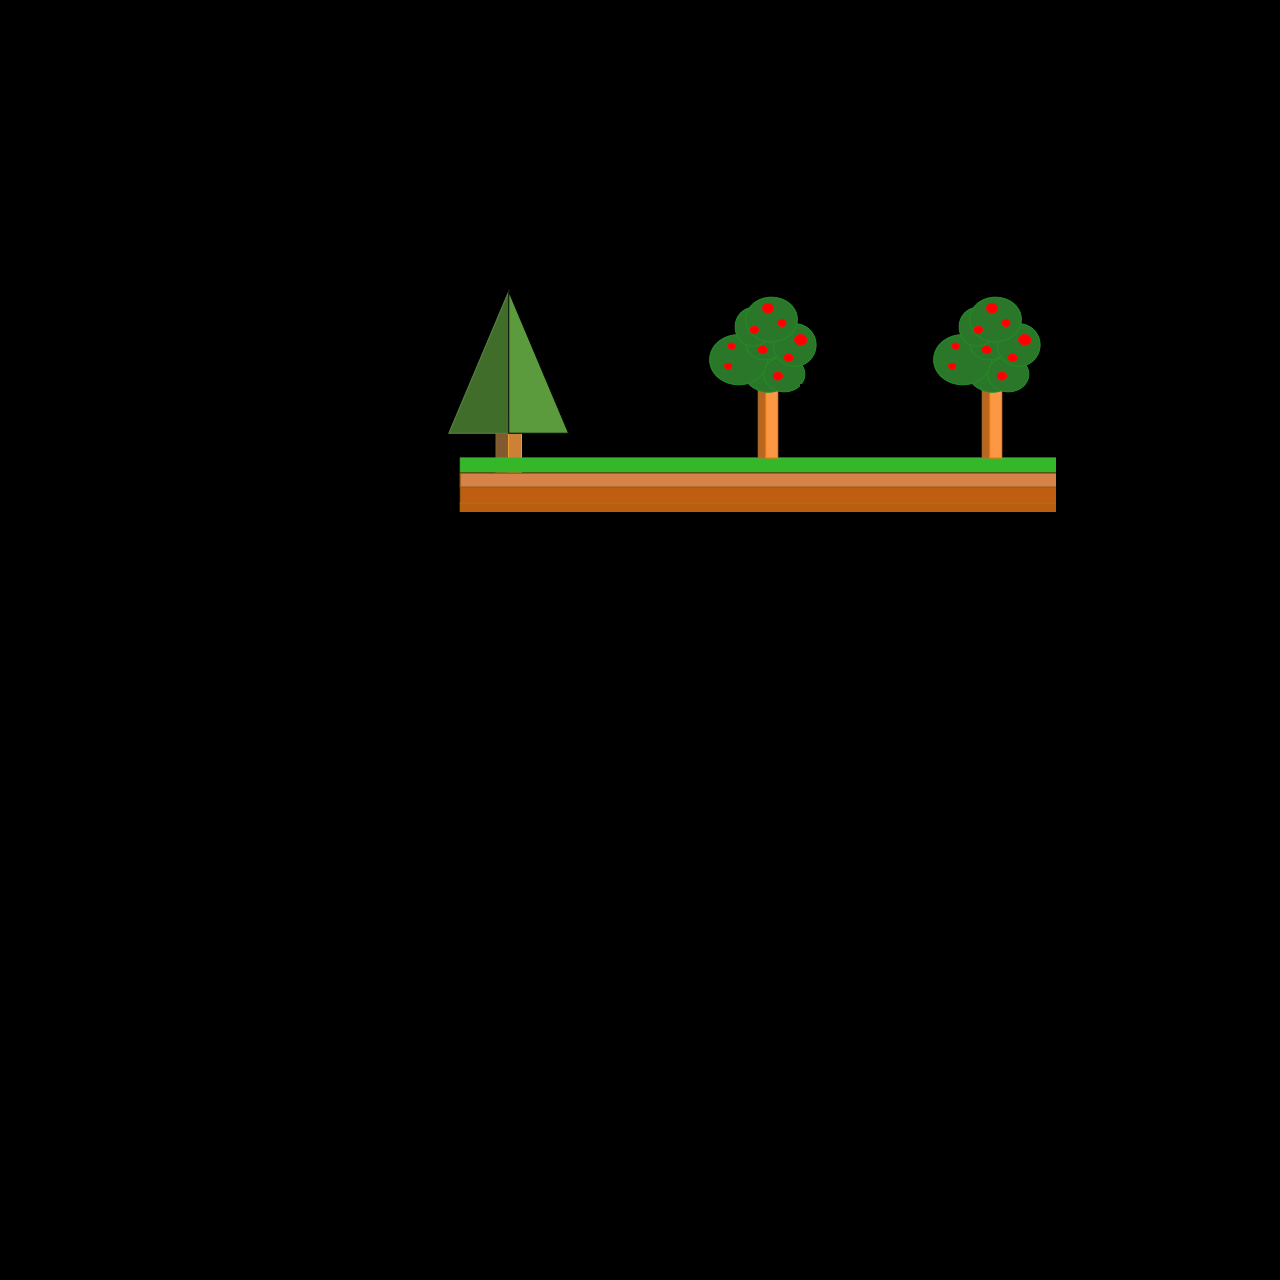

Tiled map render using the project's own tile images. Description and the map definition, with tile-layer contents summarised, below:
An orthogonal 40x40 tile map with 32x32 px tiles, 1 tile layer (Tile Layer 1), 2 tilesets.

<map version="1.0" orientation="orthogonal" width="40" height="40" tilewidth="32" tileheight="32">
 <tileset firstgid="1" name="mytile" tilewidth="32" tileheight="32">
  <image source="mytile.png" width="410" height="247" />
 </tileset>
 <tileset firstgid="231" name="mytile" tilewidth="32" tileheight="32">
  <image source="mytile.png" width="410" height="247" />
 </tileset>
 <layer name="Tile Layer 1" width="40" height="40">
  <data>[1600 cells, 133 non-empty, 84 distinct tile ids]</data>
 </layer>
</map>
